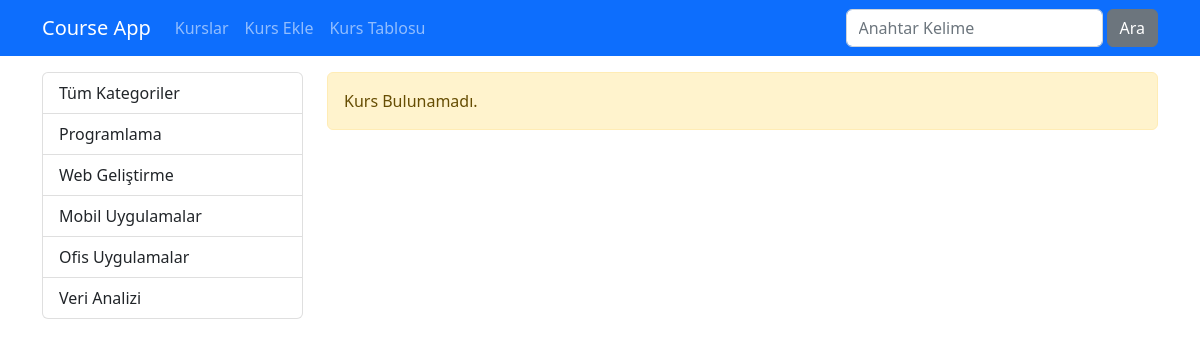
/kurslar/, run on the app's committed database.
### djangoapp/models.py (models this page shows, shortened)
class Category(models.Model):
    name = models.CharField(max_length=40)
    slug = models.SlugField(default="",null=False,unique=True,db_index=True, max_length=50)

### djangoapp/views.py (the view)
# urls.py: path('', views.index, name="index"),
def index(request):
    kurslar = Course.objects.filter(isActive=1, isHome=1).order_by("title")
    kategoriler = Category.objects.all()
    return render(request, 'courses/index.html', {
        'categories' : kategoriler,
        'courses' : kurslar
    }
    )

### djangoapp/templates/courses/index.html (shortened to what this page needs)
{% extends "layout.html" %}
{% load static %}
{% block css_files %}
    <link rel="stylesheet" href="{% static 'courses/css/style.css' %}">
    <link rel="stylesheet" href="https://cdnjs.cloudflare.com/ajax/libs/font-awesome/6.5.2/css/all.min.css"/>
{% endblock css_files %}
{% block content %}
<div class="container mt-3">
    <div class="row">
        <div class="col-3">
            {% include 'courses/partials/_categories.html' %}
        </div>
        <div class="col-9">
            {% if page_obj.object_list|length == 0 %}
                <div class="alert alert-warning">Kurs Bulunamadı.</div>
            {% endif %}
        </div>
    </div>
</div>
{% endblock content %}

### djangoapp/templates/courses/partials/_categories.html
<div class="list-group">
    <a href="/kurslar" class="list-group-item list-group-item-action">Tüm Kategoriler</a>
    {% for category in categories %}
        <a href="{% url 'courses_by_category' category.slug %}"
        class="list-group-item list-group-item-action {% if seciliKategori == category.slug %}active{% endif %}">
        {{ category.name|title }}
    </a>
    {% endfor %}
</div>

### data on the page
Category: name "Programlama"
Category: name "Web Geliştirme"
Category: name "Mobil Uygulamalar"
Category: name "Ofis Uygulamalar"
Category: name "Veri Analizi"
